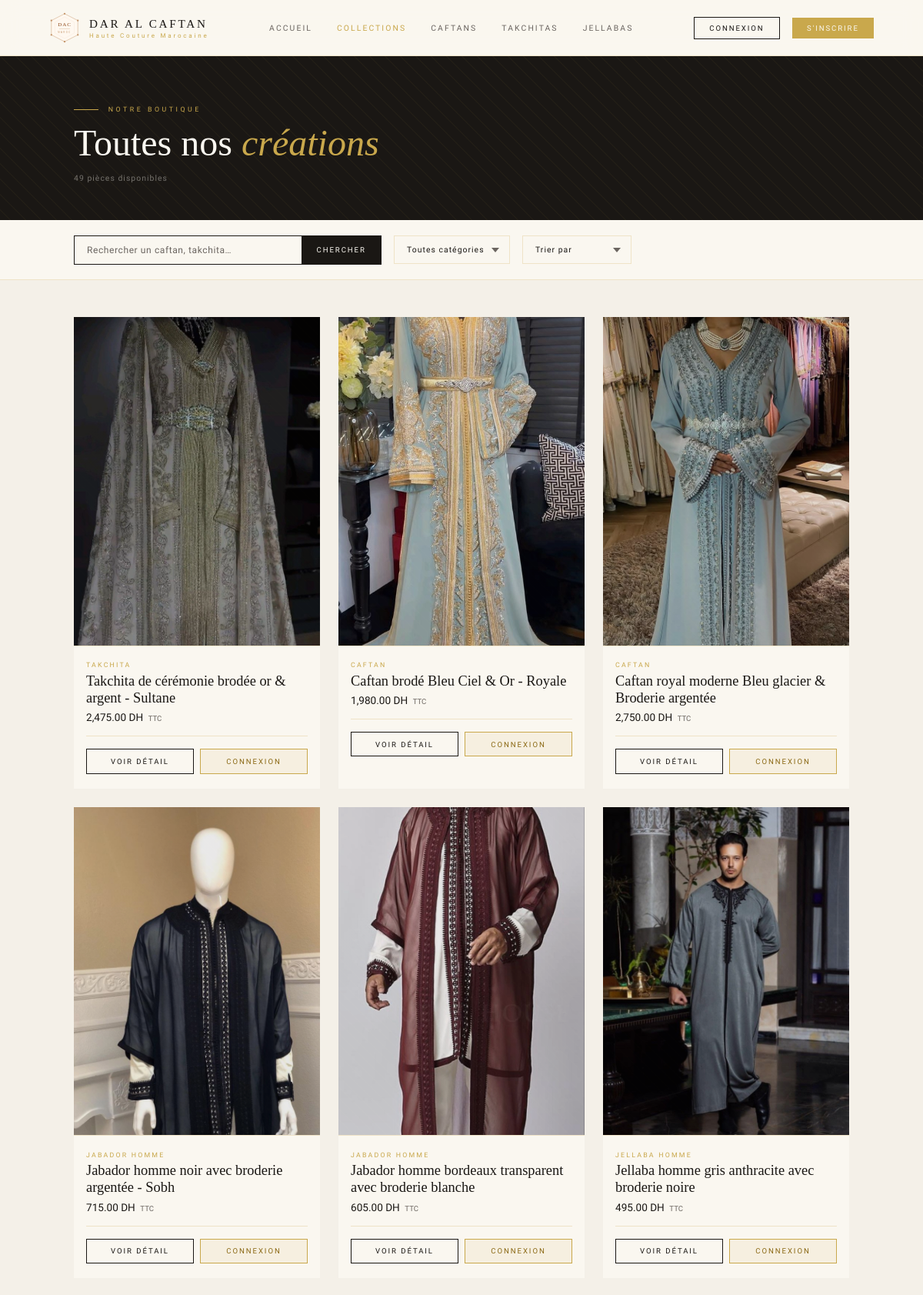
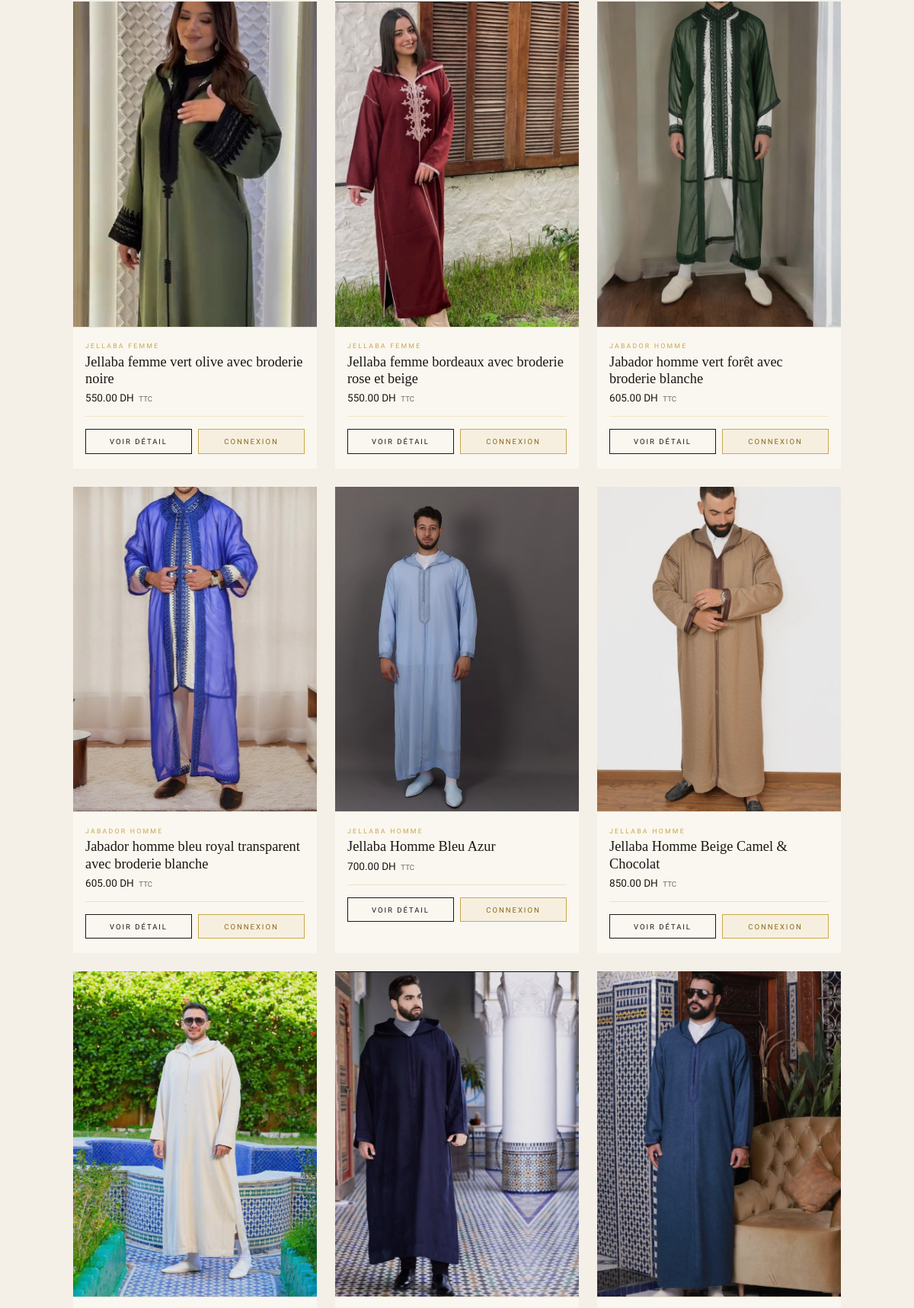
Screenshot of /views/products/index.php (upper part) with the database file from the repository (2 pictures, top to bottom).
### tables this page shows
CREATE TABLE `products` (
  `id` int(11) NOT NULL,
  `name` varchar(255) DEFAULT NULL,
  `description` text DEFAULT NULL,
  `price` decimal(10,2) DEFAULT NULL,
  `image` varchar(255) DEFAULT NULL,
  `category` varchar(100) DEFAULT NULL,
  `stock` int(11) DEFAULT NULL,
  `created_at` timestamp NOT NULL DEFAULT current_timestamp(),
  `occasion` varchar(100) DEFAULT NULL,
  `region` varchar(100) DEFAULT NULL,
  `taille` varchar(100) DEFAULT NULL,
  `couleur` varchar(100) DEFAULT NULL
);

### views/products/index.php (the view, shortened to what this page needs)
<?php
$conn = getConnection();
$search   = trim($_GET['search']   ?? '');
$category = trim($_GET['category'] ?? '');
$sort     = trim($_GET['sort']     ?? '');
$where  = ["1=1"];
$params = [];
switch ($sort) {
    default:           $orderBy = 'created_at DESC'; break;
}
$sql  = "SELECT * FROM products WHERE " . implode(" AND ", $where) . " ORDER BY $orderBy";
$stmt = $conn->prepare($sql);
$stmt->execute($params);
$products = $stmt->fetchAll(PDO::FETCH_ASSOC);
?>
<!DOCTYPE html>
<html lang="fr">
<head>
<link rel="stylesheet" href="../../public/css/acceuil.css">
</head>
<body>
<nav>
  <a href="../../index.php" class="nav-logo">
    <svg width="40" height="40" viewBox="0 0 86 86">
      <text x="43" y="39" text-anchor="middle" font-family="'Playfair Display', serif" font-size="15" font-weight="500" fill="#8B4513" letter-spacing="2">DAC</text>
    </svg>
    <div class="nav-logo-text">
      DAR AL CAFTAN
      <span>Haute Couture Marocaine</span>
    </div>
  </a>
  <div class="nav-links">
    <a href="../../index.php">Accueil</a>
    <a href="index.php" class="active">Collections</a>
    <a href="index.php?category=Caftan">Caftans</a>
    <a href="index.php?category=Takchita">Takchitas</a>
    <a href="index.php?category=Jellaba">Jellabas</a>
  </div>
  <div class="nav-actions">
    <?php if (isset($_SESSION['user_id'])): ?>
      <span class="nav-user">Bonjour, <strong><?= htmlspecialchars($_SESSION['user_name']) ?></strong></span>
      <a href="../cart/index.php" class="btn-outline-sm">🛒 Panier</a>
      <?php if ($_SESSION['user_role'] === 'admin'): ?>
        <a href="../admin/dashboard.php" class="btn-gold-sm">Dashboard</a>
      <?php endif; ?>
      <a href="../../controllers/AuthController.php?action=logout" class="btn-outline-sm">Déconnexion</a>
    <?php else: ?>
      <a href="../auth/login.php" class="btn-outline-sm">Connexion</a>
      <a href="../auth/register.php" class="btn-gold-sm">S'inscrire</a>
    <?php endif; ?>
  </div>
</nav>
<div class="page-header">
  <div class="page-header-pattern"></div>
  <div class="page-header-inner">
    <p class="page-eyebrow">Notre Boutique</p>
    <h1 class="page-title">
      <?php if ($search !== ''): ?>
        Résultats pour <em>"<?= htmlspecialchars($search) ?>"</em>
      <?php elseif ($category !== ''): ?>
        Collection <em><?= htmlspecialchars($category) ?></em>
      <?php else: ?>
        Toutes nos <em>créations</em>
      <?php endif; ?>
    </h1>
    <p class="page-count"><?= count($products) ?> pièce<?= count($products) > 1 ? 's' : '' ?> disponible<?= count($products) > 1 ? 's' : '' ?></p>
  </div>
</div>
<div class="filters-bar">
  <form method="GET" action="index.php" style="display:flex; gap:1rem; align-items:center; flex-wrap:wrap; flex:1;">
    <div class="search-wrap">
      <input type="text" name="search" class="search-input"
        placeholder="Rechercher un caftan, takchita…"
        value="<?= htmlspecialchars($search) ?>">
      <button type="submit" class="search-btn">Chercher</button>
    </div>
    <select name="category" class="filter-select" onchange="this.form.submit()">
      <option value="">Toutes catégories</option>
    </select>
    <select name="sort" class="filter-select" onchange="this.form.submit()">
      <option value="">Trier par</option>
    </select>
  </form>
</div>
<div class="results-area">
  <div class="products-grid">
    <?php if (empty($products)): ?>
      <div class="empty-state">
        <div class="empty-ornament">✦</div>
        <h2 class="empty-title">Aucune pièce trouvée</h2>
        <p class="empty-sub">Essayez un autre terme de recherche ou explorez toute notre collection.</p>
        <a href="index.php" class="empty-link">Voir toutes les créations</a>
      </div>
    <?php else: ?>
      <?php foreach ($products as $product): ?>
<div class="product-card">
        <div class="product-img">
          <?php if (!empty($product['image'])): ?>
            <img src="../../public/images/<?= htmlspecialchars($product['image']) ?>"
                 alt="<?= htmlspecialchars($product['name']) ?>">
          <?php else: ?>
            <div class="product-img-icon">
              <svg viewBox="0 0 24 24"><path d="M12 2C9 2 7 5 7 8c0 4 5 12 5 12s5-8 5-12c0-3-2-6-5-6z"/></svg>
            </div>
          <?php endif; ?>
        </div>
        <div class="product-info">
          <p class="product-category"><?= htmlspecialchars($product['category']) ?></p>
          <h3 class="product-name"><?= htmlspecialchars($product['name']) ?></h3>
          <p class="product-price">
            <?= number_format($product['price'], 2) ?> DH
            <small>TTC</small>
          </p>
<div class="product-actions" onclick="event.stopPropagation()">
              <a href="detail.php?id=<?= $product['id'] ?>" class="btn-detail">Voir détail</a>
            <?php if (isset($_SESSION['user_id']) && $product['stock'] > 0): ?>
              <a href="../../controllers/CartController.php?action=add&product_id=<?= $product['id'] ?>"
                 class="btn-cart">+ Panier</a>
            <?php elseif ($product['stock'] <= 0): ?>
              <span class="btn-cart-disabled">Indisponible</span>
            <?php else: ?>
              <a href="../auth/login.php" class="btn-detail" style="background:rgba(201,168,76,0.1); border-color:var(--gold); color:var(--gold-dark);">Connexion</a>
            <?php endif; ?>
          </div>
        </div>
        </div>
      <?php endforeach; ?>
    <?php endif; ?>
  </div>
</div>
</body>
</html>

### rows the page displays
products: image (picture), category "TAKCHITA", name "Takchita de cérémonie brodée or & argent - Sultane", price "2,475.00", stock "CONNEXION"
products: image (picture), category "CAFTAN", name "Caftan brodé Bleu Ciel & Or - Royale", price "1,980.00", stock "CONNEXION"
products: image (picture), category "CAFTAN", name "Caftan royal moderne Bleu glacier & Broderie argentée", price "2,750.00", stock "CONNEXION"
products: image (picture), category "JABADOR HOMME", name "Jabador homme noir avec broderie argentée - Sobh", price "715.00", stock "CONNEXION"
products: image (picture), category "JABADOR HOMME", name "Jabador homme bordeaux transparent avec broderie blanche", price "605.00", stock "CONNEXION"
products: image (picture), category "JELLABA HOMME", name "Jellaba homme gris anthracite avec broderie noire", price "495.00", stock "CONNEXION"
products: image (picture), category "JELLABA FEMME", name "Jellaba femme vert olive avec broderie noire", price "550.00", stock "CONNEXION"
products: image (picture), category "JELLABA FEMME", name "Jellaba femme bordeaux avec broderie rose et beige", price "550.00", stock "CONNEXION"
products: image (picture), category "JABADOR HOMME", name "Jabador homme vert forêt avec broderie blanche", price "605.00", stock "CONNEXION"
products: image (picture), category "JABADOR HOMME", name "Jabador homme bleu royal transparent avec broderie blanche", price "605.00", stock "CONNEXION"
products: image (picture), category "JELLABA HOMME", name "Jellaba Homme Bleu Azur", price "700.00", stock "CONNEXION"
products: image (picture), category "JELLABA HOMME", name "Jellaba Homme Beige Camel & Chocolat", price "850.00", stock "CONNEXION"
products: image (picture)
products: image (picture)
products: image (picture)

### other values shown
count($products) "49"
